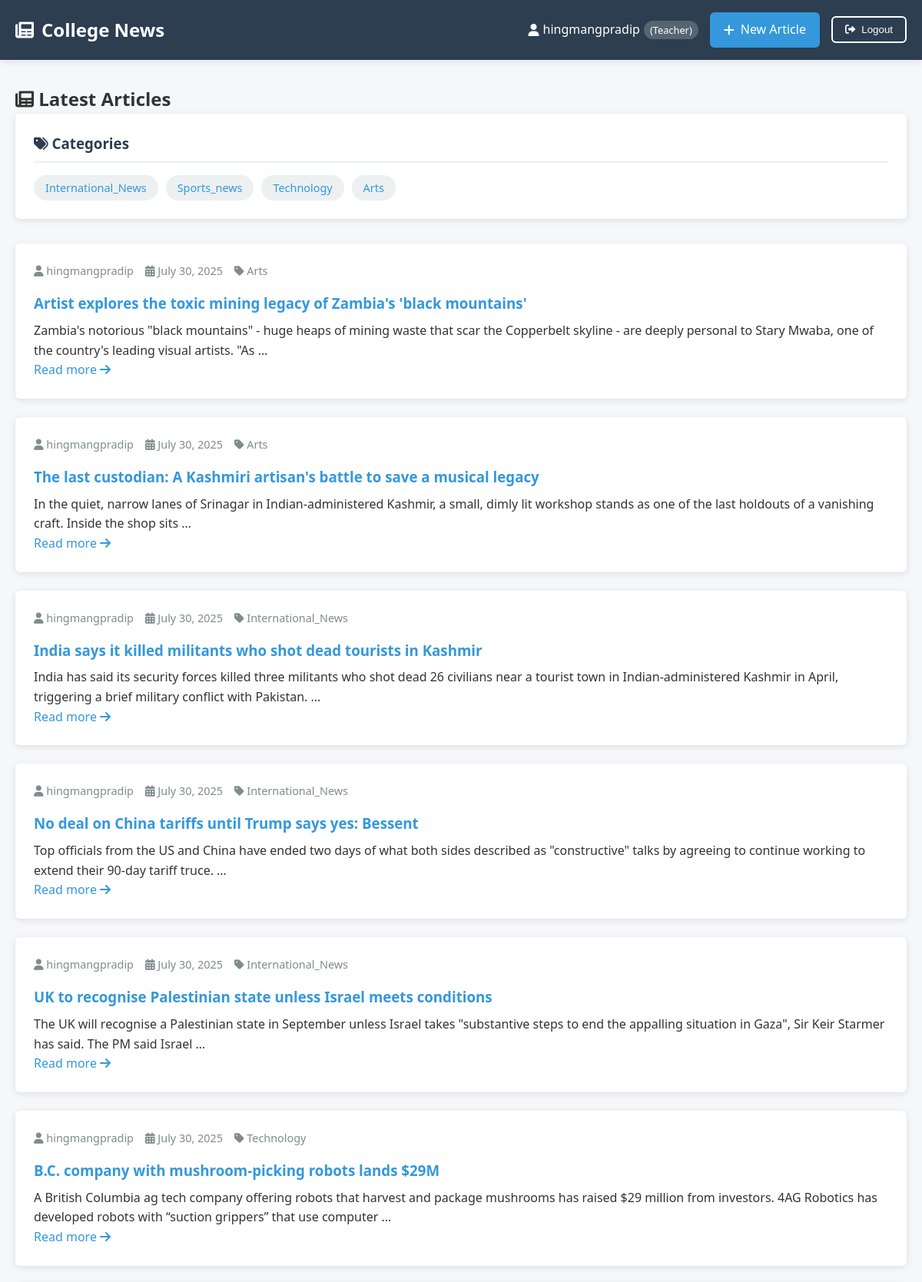
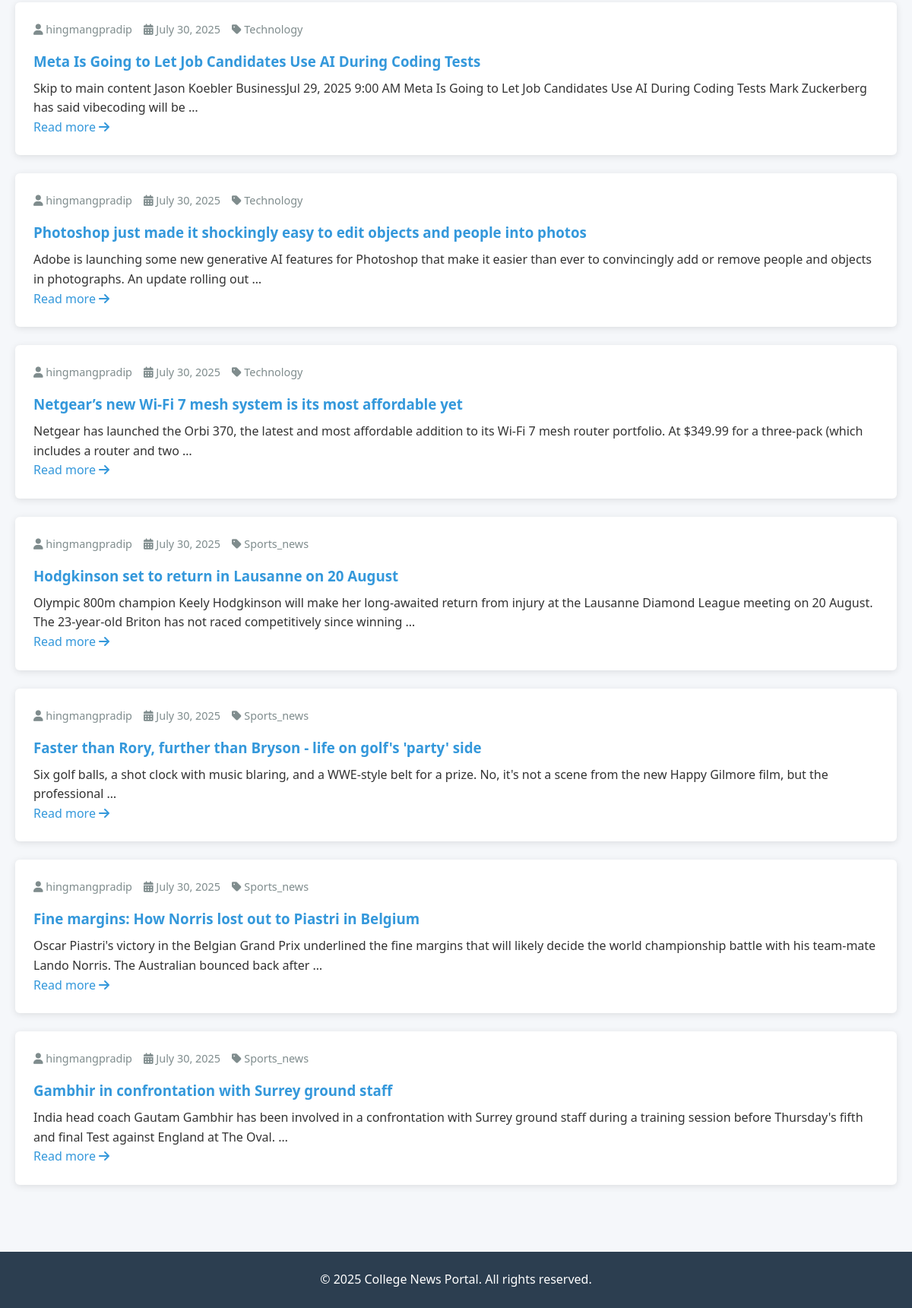
Page / (signed in) on the committed database (2 pictures, top to bottom).
### users/models.py (models this page shows)
class CustomUser(AbstractUser):
    ROLE_CHOICES = (
        ('student', 'Student'),
        ('teacher', 'Teacher'),
    )
    role = models.CharField(max_length=10, choices=ROLE_CHOICES, default='student')

### news/models.py (models this page shows, shortened)
class Category(models.Model):
    name = models.CharField(max_length=100, unique=True)
    slug = models.SlugField(max_length=100, unique=True, blank=True) # Add this field

class Article(models.Model):
    title = models.CharField(max_length=200)
    content = models.TextField()
    category = models.ForeignKey(Category, on_delete=models.SET_NULL, null=True)
    author = models.ForeignKey(
        settings.AUTH_USER_MODEL,
        on_delete=models.CASCADE,
    )
    created_at = models.DateTimeField(auto_now_add=True)
    updated_at = models.DateTimeField(auto_now=True)
    def get_absolute_url(self):
        return reverse('article_detail', kwargs={'pk': self.pk})

### news/views.py (the view)
# urls.py: path('', ArticleListView.as_view(), name='article_list'),
class ArticleListView(ListView):
    model = Article
    template_name = 'news/article_list.html'
    context_object_name = 'articles'
    ordering = ['-created_at']
    def get_context_data(self, **kwargs):
        context = super().get_context_data(**kwargs)
        context['categories'] = Category.objects.all()
        return context

### templates/news/article_list.html (shortened to what this page needs)
{% extends 'base.html' %}
{% block content %}
<div class="content-header">
    {% if category %}
    <h2><i class="fas fa-folder-open"></i> Articles in: {{ category.name }}</h2>
    {% else %}
    <h2><i class="fas fa-newspaper"></i> Latest Articles</h2>
    {% endif %}
</div>
<div class="content-grid">
    <aside class="sidebar">
        <div class="category-list">
            <h3><i class="fas fa-tags"></i> Categories</h3>
            <div class="category-items">
                {% for cat in categories %}
                <a href="{% url 'category_article_list' category_slug=cat.slug %}"
                   class="category-item {% if category.slug == cat.slug %}active{% endif %}">
                    {{ cat.name }}
                </a>
                {% endfor %}
            </div>
        </div>
    </aside>
    <main class="article-list">
        {% for article in articles %}
        <article class="article-card">
            <div class="article-meta">
                <span><i class="fas fa-user"></i> {{ article.author.username }}</span>
                <span><i class="fas fa-calendar-alt"></i> {{ article.created_at|date:"F d, Y" }}</span>
                <span><i class="fas fa-tag"></i> {{ article.category.name }}</span>
            </div>
            <h3 class="article-title">
                <a href="{{ article.get_absolute_url }}">{{ article.title }}</a>
            </h3>
            <div class="article-excerpt">
                {{ article.content|truncatewords:30|linebreaks }}
            </div>
            <a href="{{ article.get_absolute_url }}" class="read-more">
                Read more <i class="fas fa-arrow-right"></i>
            </a>
        </article>
        {% endfor %}
    </main>
</div>
{% endblock %}

### templates/base.html (shortened to what this page needs)
{% load static %}
<!DOCTYPE html>
<html lang="en">
<head>
    <link rel="stylesheet" href="{% static 'css/style.css' %}">
    <link rel="stylesheet" href="https://cdnjs.cloudflare.com/ajax/libs/font-awesome/6.0.0/css/all.min.css">
</head>
<body>
    <header class="main-header">
        <div class="container">
            <div class="header-content">
                <h1 class="logo">
                    <a href="{% url 'article_list' %}">
                        <i class="fas fa-newspaper"></i> College News
                    </a>
                </h1>
                <nav class="main-nav">
                    {% if user.is_authenticated %}
                    <div class="user-info">
                        <span class="welcome-msg">
                            <i class="fas fa-user"></i> {{ user.username }}
                            <span class="user-role">({{ user.get_role_display }})</span>
                        </span>
                        {% if user.role == 'teacher' %}
                        <a href="{% url 'article_create' %}" class="btn btn-primary">
                            <i class="fas fa-plus"></i> New Article
                        </a>
                        {% endif %}
                        <form class="logout-form" action="{% url 'logout' %}" method="post">
                            <button type="submit" class="btn btn-outline">
                                <i class="fas fa-sign-out-alt"></i> Logout
                            </button>
                        </form>
                    </div>
                    {% endif %}
                </nav>
            </div>
        </div>
    </header>
    <main class="main-content">
        <div class="container">
            {% block content %}
            {% endblock %}
        </div>
    </main>
    <footer class="main-footer">
        <div class="container">
            <p>&copy; {% now "Y" %} College News Portal. All rights reserved.</p>
        </div>
    </footer>
</body>
</html>

### static/css/style.css (style rules this page uses)
:root { --primary-color: #2c3e50; --primary-light: #3d566e; --secondary-color: #3498db; --accent-color: #e74c3c; --success-color: #27ae60; --warning-color: #f39c12; --light-color: #ecf0f1; --dark-color: #2c3e50; --text-color: #333; --text-light: #7f8c8d; --border-radius: 6px; --box-shadow: 0 2px 10px rgba(0, 0, 0, 0.1); --transition: all 0.3s ease; }
* { box-sizing: border-box; margin: 0; padding: 0; }
body { font-family: 'Segoe UI', Tahoma, Geneva, Verdana, sans-serif; line-height: 1.6; color: var(--text-color); background-color: #f5f7fa; display: flex; flex-direction: column; min-height: 100vh; }
.container { width: 100%; max-width: 1200px; margin: 0 auto; padding: 0 20px; }
a { color: var(--secondary-color); text-decoration: none; transition: var(--transition); }
.main-header { background-color: var(--primary-color); color: white; padding: 1rem 0; box-shadow: var(--box-shadow); position: sticky; top: 0; z-index: 1000; }
.header-content { display: flex; justify-content: space-between; align-items: center; flex-wrap: wrap; }
.logo a { color: white; font-size: 1.5rem; font-weight: 700; display: flex; align-items: center; gap: 10px; }
.main-nav { display: flex; align-items: center; gap: 15px; }
.user-info { display: flex; align-items: center; gap: 15px; color: white; }
.welcome-msg { display: flex; align-items: center; gap: 5px; }
.user-role { font-size: 0.8rem; background: rgba(255, 255, 255, 0.2); padding: 2px 8px; border-radius: 20px; }
.btn { display: inline-flex; align-items: center; justify-content: center; gap: 8px; padding: 8px 16px; border-radius: var(--border-radius); font-weight: 500; cursor: pointer; transition: var(--transition); border: 2px solid transparent; }
.btn-primary { background-color: var(--secondary-color); color: white; }
.btn-outline { background-color: transparent; border-color: white; color: white; }
.main-content { flex: 1; padding: 2rem 0; }
.article-card { background: white; border-radius: var(--border-radius); box-shadow: var(--box-shadow); padding: 1.5rem; margin-bottom: 1.5rem; transition: var(--transition); }
.article-title { color: var(--primary-color); margin-bottom: 0.5rem; }
.article-meta { display: flex; gap: 15px; color: var(--text-light); font-size: 0.9rem; margin-bottom: 1rem; }
.category-list { background: white; border-radius: var(--border-radius); box-shadow: var(--box-shadow); padding: 1.5rem; margin-bottom: 2rem; }
.category-list h3 { color: var(--primary-color); margin-bottom: 1rem; padding-bottom: 0.5rem; border-bottom: 2px solid var(--light-color); }
.category-items { display: flex; flex-wrap: wrap; gap: 10px; }
.category-item { background: var(--light-color); padding: 5px 15px; border-radius: 20px; font-size: 0.9rem; transition: var(--transition); }
.main-footer { background-color: var(--primary-color); color: white; padding: 1.5rem 0; text-align: center; margin-top: 2rem; }

### rows in the picture
CustomUser: username "hingmangpradip", role "Teacher"
Category: name "International_News"
Category: name "Sports_news"
Category: name "Technology"
Category: name "Arts"
Article: author.username "hingmangpradip", created_at "July 30, 2025", category.name "Arts", title "Artist explores the toxic mining legacy of Zambia's 'black mountains'", content "Zambia's notorious \"black mountains\" - huge heaps of mining waste that scar the Copperbelt skyline - are deeply personal to Stary Mwaba, one of the country's leading visual artists. \"As …"
Article: author.username "hingmangpradip", created_at "July 30, 2025", category.name "Arts", title "The last custodian: A Kashmiri artisan's battle to save a musical legacy", content "In the quiet, narrow lanes of Srinagar in Indian-administered Kashmir, a small, dimly lit workshop stands as one of the last holdouts of a vanishing craft. Inside the shop sits …"
Article: author.username "hingmangpradip", created_at "July 30, 2025", category.name "International_News", title "India says it killed militants who shot dead tourists in Kashmir", content "India has said its security forces killed three militants who shot dead 26 civilians near a tourist town in Indian-administered Kashmir in April, triggering a brief military conflict with Pakistan. …"
Article: author.username "hingmangpradip", created_at "July 30, 2025", category.name "International_News", title "No deal on China tariffs until Trump says yes: Bessent", content "Top officials from the US and China have ended two days of what both sides described as \"constructive\" talks by agreeing to continue working to extend their 90-day tariff truce. …"
Article: author.username "hingmangpradip", created_at "July 30, 2025", category.name "International_News", title "UK to recognise Palestinian state unless Israel meets conditions", content "The UK will recognise a Palestinian state in September unless Israel takes \"substantive steps to end the appalling situation in Gaza\", Sir Keir Starmer has said. The PM said Israel …"
Article: author.username "hingmangpradip", created_at "July 30, 2025", category.name "Technology", title "B.C. company with mushroom-picking robots lands $29M", content "A British Columbia ag tech company offering robots that harvest and package mushrooms has raised $29 million from investors. 4AG Robotics has developed robots with “suction grippers” that use computer …"
Article: author.username "hingmangpradip", created_at "July 30, 2025", category.name "Technology", title "Meta Is Going to Let Job Candidates Use AI During Coding Tests", content "Skip to main content Jason Koebler BusinessJul 29, 2025 9:00 AM Meta Is Going to Let Job Candidates Use AI During Coding Tests Mark Zuckerberg has said vibecoding will be …"
Article: author.username "hingmangpradip", created_at "July 30, 2025", category.name "Technology", title "Photoshop just made it shockingly easy to edit objects and people into photos", content "Adobe is launching some new generative AI features for Photoshop that make it easier than ever to convincingly add or remove people and objects in photographs. An update rolling out …"
Article: author.username "hingmangpradip", created_at "July 30, 2025", category.name "Technology", title "Netgear’s new Wi-Fi 7 mesh system is its most affordable yet", content "Netgear has launched the Orbi 370, the latest and most affordable addition to its Wi-Fi 7 mesh router portfolio. At $349.99 for a three-pack (which includes a router and two …"
Article: author.username "hingmangpradip", created_at "July 30, 2025", category.name "Sports_news", title "Hodgkinson set to return in Lausanne on 20 August", content "Olympic 800m champion Keely Hodgkinson will make her long-awaited return from injury at the Lausanne Diamond League meeting on 20 August. The 23-year-old Briton has not raced competitively since winning …"
Article: author.username "hingmangpradip", created_at "July 30, 2025", category.name "Sports_news", title "Faster than Rory, further than Bryson - life on golf's 'party' side", content "Six golf balls, a shot clock with music blaring, and a WWE-style belt for a prize. No, it's not a scene from the new Happy Gilmore film, but the professional …"
Article: author.username "hingmangpradip", created_at "July 30, 2025", category.name "Sports_news", title "Fine margins: How Norris lost out to Piastri in Belgium", content "Oscar Piastri's victory in the Belgian Grand Prix underlined the fine margins that will likely decide the world championship battle with his team-mate Lando Norris. The Australian bounced back after …"
Article: author.username "hingmangpradip", created_at "July 30, 2025", category.name "Sports_news", title "Gambhir in confrontation with Surrey ground staff", content "India head coach Gautam Gambhir has been involved in a confrontation with Surrey ground staff during a training session before Thursday's fifth and final Test against England at The Oval. …"
